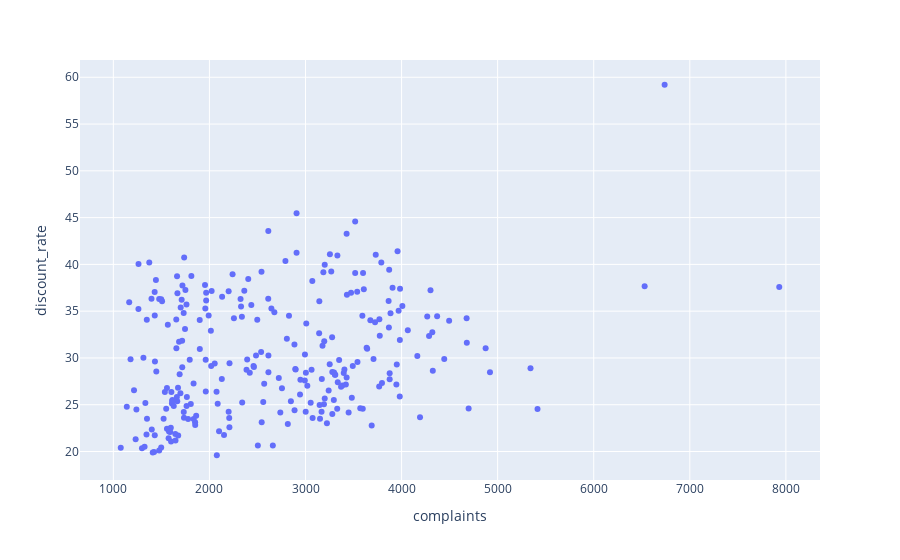

The code cell stored with this chart in its notebook:
### Code cell
px.scatter(complain_df, "complaints", "discount_rate")

### Figure 1 — Plotly figure (JSON) as saved in the notebook; plotly's stock layout.template omitted (floating-point values rounded to 4 significant figures; data arrays with more than 128 entries replaced by an {"elided": "..."} marker saying what was removed)
{"data": [{"hovertemplate": "complaints=%{x}<br>discount_rate=%{y}<extra></extra>", "legendgroup": "", "marker": {"color": "#636efa", "symbol": "circle"}, "mode": "markers", "name": "", "orientation": "v", "showlegend": false, "type": "scatter", "x": {"elided": "261 int values"}, "xaxis": "x", "y": {"elided": "261 float values"}, "yaxis": "y"}], "layout": {"legend": {"tracegroupgap": 0}, "margin": {"t": 60}, "xaxis": {"anchor": "y", "domain": [0, 1], "title": {"text": "complaints"}}, "yaxis": {"anchor": "x", "domain": [0, 1], "title": {"text": "discount_rate"}}}}
